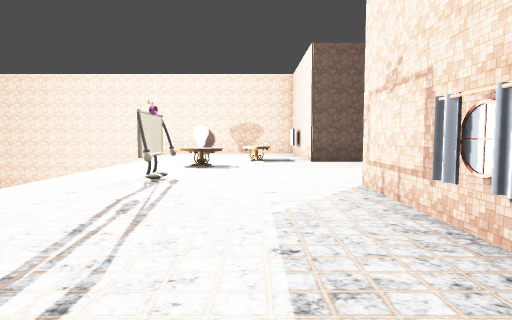
[1] (above)

12 first-person views from a walk through a level from a Godot 3-D game. The camera is 1.4 m above the floor, tilts 4° down and sees 75° across. The floor is counted in squares, 2 m on a side. Each view is taken from the middle of a square. On the plan, view 1 faces up. The plan holds only what a view shows up to about 10 squares ahead; the rest is blank. The place goes on beyond the plan. Some surface patterns are stand-ins.

[2]
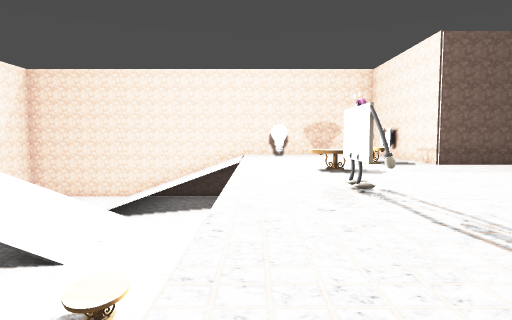

[3]
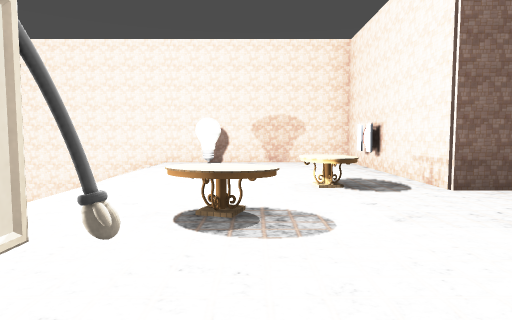

[4]
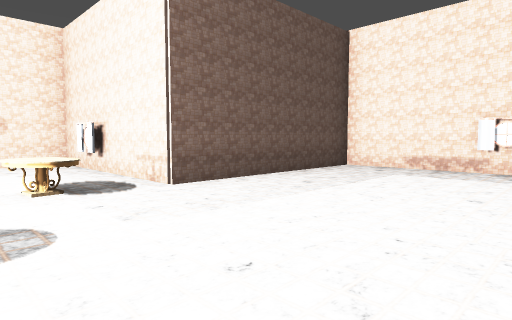

[5]
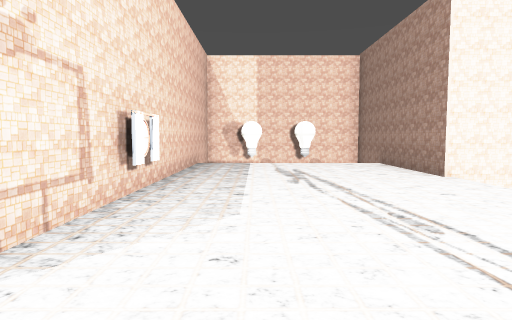

[6]
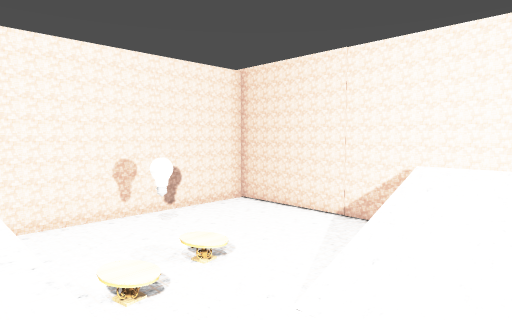

[7]
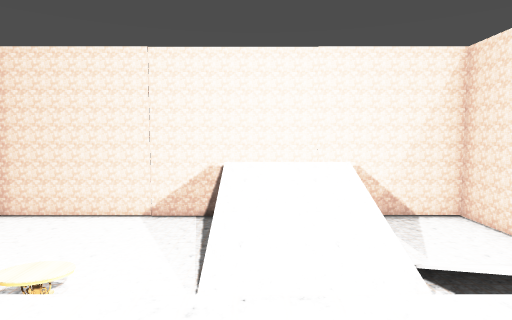

[8]
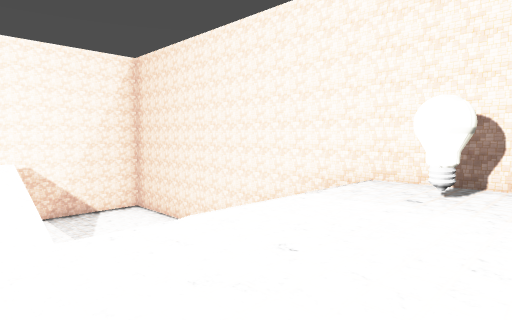

[9]
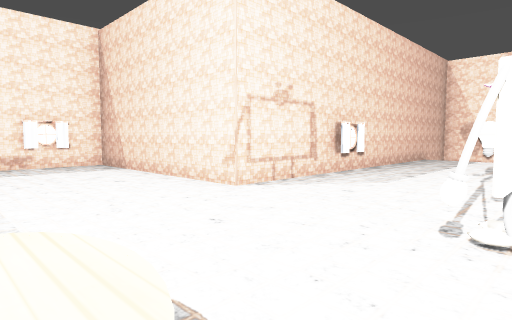

[10]
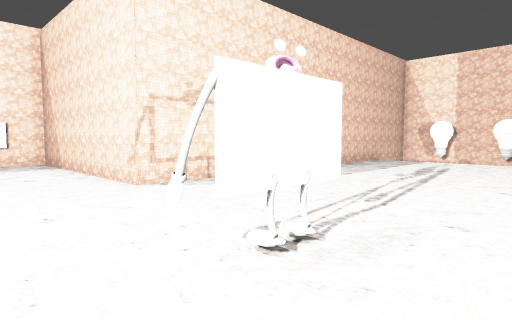

[11]
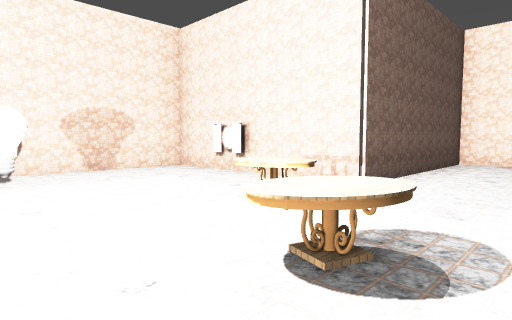

[12]
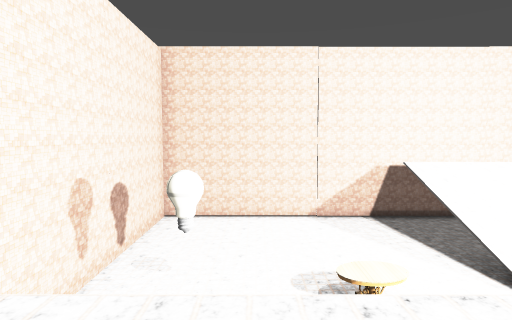

### Floor plan
Key: @ floor where view 1 was taken; # wall or solid block; x gap in a wall; . main floor; - floor 0.25 m lower than the main floor; _ floor 1 m lower than the main floor; < floor 1.75 m lower than the main floor; ( floor 2.5 m lower than the main floor; ! floor 3.25 m lower than the main floor; ? floor 3.5 m lower than the main floor; / step, stairs or slope; = window, fence, low wall or low ledge; v drop or lower ground; T table; M mirror; L lamp.
Columns run from 12 left of view 1 to 7 right of it. Each row starts with its distance up from view 1.
 15  #############
 14 #???/////.....#
 13 #???/    .L...#
 12 #???//   ....#v
 11 #???/////.....#
 10 v-_<//// ...T.#####
  9 v-_<(!?? ..........#
  8 v-_<(!?? ..T.......#
  7 v???#=?? ..........#
  6 v??????T .M.......#v
  5 v????TTT .M........
  4 v????T?? .....#####
  3 v??????? .....#
  2 v???L??? ....#v
  1 v        .....#
  0 #vvvvvvvx...@.#
 -1         #.....#
 -2         #.....#
 -3          vvvvvv
 -4          vLLL v

Where each view was taken, in squares from view 1:
view 1: 0 up, 0 right, facing up
view 2: 1 up, 3 left, facing up
view 3: 5 up, 1 left, facing up
view 4: 5 up, 1 left, facing up-right
view 5: 6 up, 0 right, facing down
view 6: 10 up, 3 left, facing down-left
view 7: 8 up, 2 left, facing left
view 8: 9 up, 1 left, facing up-left
view 9: 8 up, 2 left, facing down-right
view 10: 7 up, 3 left, facing down-right
view 11: 7 up, 3 left, facing up-right
view 12: 3 up, 2 left, facing left
